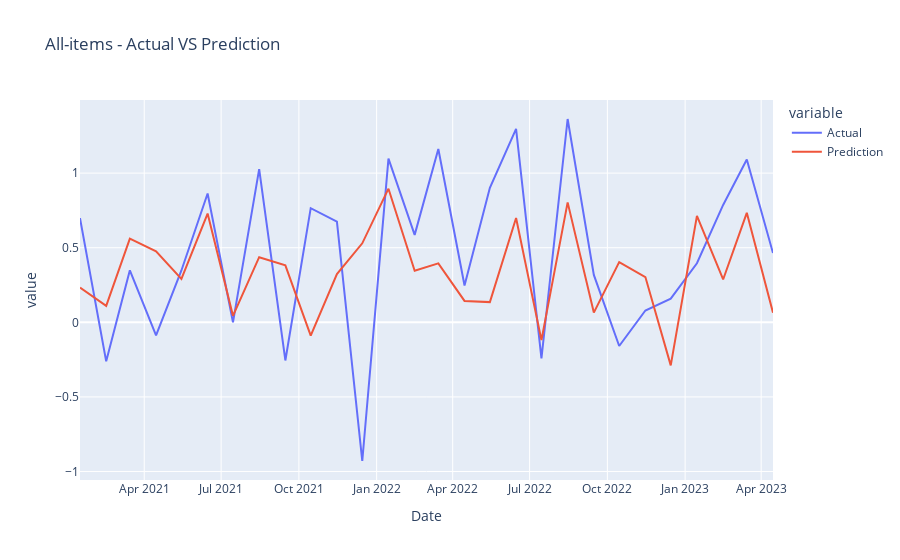
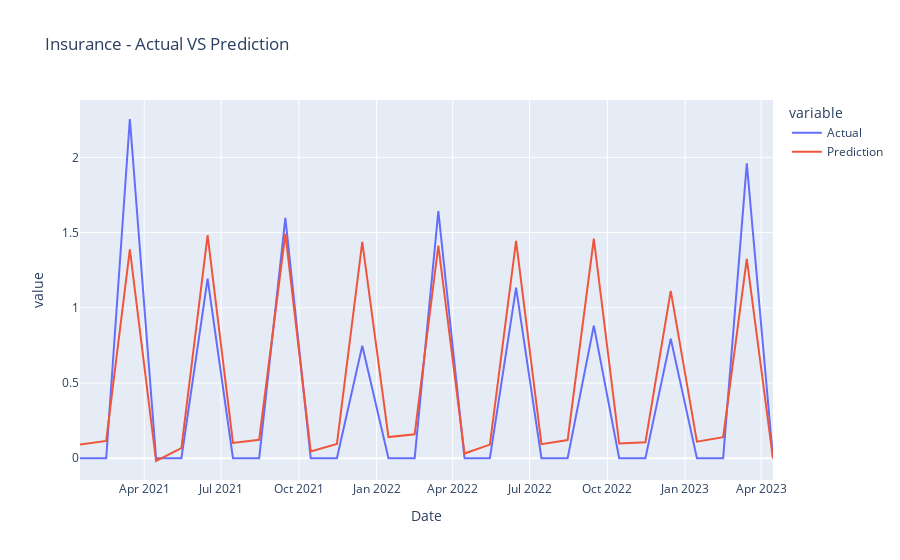
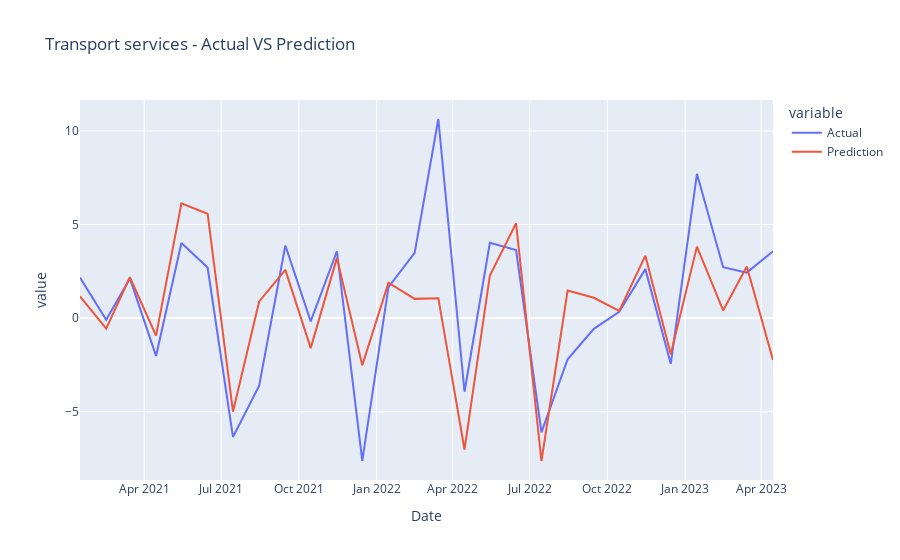
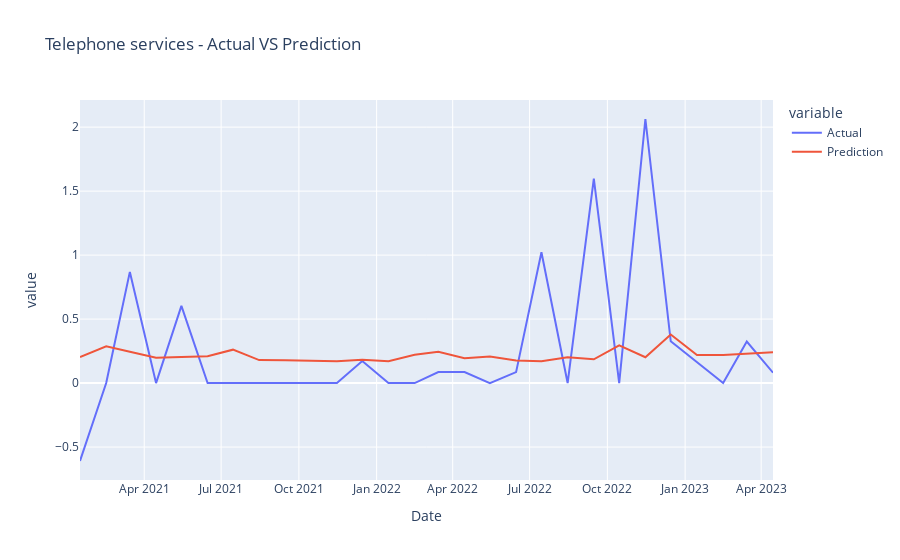

Notebook cell for these charts, in order:
### Markdown cell above
Plot Results:

### Code cell
def plot_results(all_data_dict, categories):
    category_samples = ['All-items']+random.sample(categories, 10)
    for category in category_samples:
        category_df = all_data_dict[category]
        fig = px.line(category_df, x="Date", y=["Actual", "Prediction"], title=f'{category} - Actual VS Prediction')
        fig.show()

plot_results(all_data_test_dict, all_categories)

### Figure 1 — Plotly figure (JSON) as saved in the notebook; plotly's stock layout.template omitted (floating-point values rounded to 4 significant figures)
{"data": [{"hovertemplate": "variable=Actual<br>Date=%{x}<br>value=%{y}<extra></extra>", "legendgroup": "Actual", "line": {"color": "#636efa", "dash": "solid"}, "marker": {"symbol": "circle"}, "mode": "lines", "name": "Actual", "orientation": "v", "showlegend": true, "type": "scatter", "x": ["2021-01-15", "2021-02-15", "2021-03-15", "2021-04-15", "2021-05-15", "2021-06-15", "2021-07-15", "2021-08-15", "2021-09-15", "2021-10-15", "2021-11-15", "2021-12-15", "2022-01-15", "2022-02-15", "2022-03-15", "2022-04-15", "2022-05-15", "2022-06-15", "2022-07-15", "2022-08-15", "2022-09-15", "2022-10-15", "2022-11-15", "2022-12-15", "2023-01-15", "2023-02-15", "2023-03-15", "2023-04-15"], "xaxis": "x", "y": [0.6987, -0.2614, 0.3484, -0.08699, 0.3475, 0.8636, 0, 1.027, -0.2556, 0.765, 0.6751, -0.9295, 1.098, 0.586, 1.162, 0.2472, 0.9013, 1.297, -0.2418, 1.363, 0.318, -0.1589, 0.07946, 0.1587, 0.3957, 0.7868, 1.091, 0.464], "yaxis": "y"}, {"hovertemplate": "variable=Prediction<br>Date=%{x}<br>value=%{y}<extra></extra>", "legendgroup": "Prediction", "line": {"color": "#EF553B", "dash": "solid"}, "marker": {"symbol": "circle"}, "mode": "lines", "name": "Prediction", "orientation": "v", "showlegend": true, "type": "scatter", "x": ["2021-01-15", "2021-02-15", "2021-03-15", "2021-04-15", "2021-05-15", "2021-06-15", "2021-07-15", "2021-08-15", "2021-09-15", "2021-10-15", "2021-11-15", "2021-12-15", "2022-01-15", "2022-02-15", "2022-03-15", "2022-04-15", "2022-05-15", "2022-06-15", "2022-07-15", "2022-08-15", "2022-09-15", "2022-10-15", "2022-11-15", "2022-12-15", "2023-01-15", "2023-02-15", "2023-03-15", "2023-04-15"], "xaxis": "x", "y": [0.2326, 0.1104, 0.5608, 0.4765, 0.291, 0.729, 0.04355, 0.4366, 0.3821, -0.08881, 0.3232, 0.5295, 0.8956, 0.3454, 0.3953, 0.1434, 0.1355, 0.699, -0.1193, 0.804, 0.06525, 0.4039, 0.3034, -0.2886, 0.7133, 0.2872, 0.7339, 0.06442], "yaxis": "y"}], "layout": {"legend": {"title": {"text": "variable"}, "tracegroupgap": 0}, "title": {"text": "All-items - Actual VS Prediction"}, "xaxis": {"anchor": "y", "domain": [0, 1], "title": {"text": "Date"}}, "yaxis": {"anchor": "x", "domain": [0, 1], "title": {"text": "value"}}}}

### Figure 2 — Plotly figure (JSON) as saved in the notebook; plotly's stock layout.template omitted (floating-point values rounded to 4 significant figures)
{"data": [{"hovertemplate": "variable=Actual<br>Date=%{x}<br>value=%{y}<extra></extra>", "legendgroup": "Actual", "line": {"color": "#636efa", "dash": "solid"}, "marker": {"symbol": "circle"}, "mode": "lines", "name": "Actual", "orientation": "v", "showlegend": true, "type": "scatter", "x": ["2021-01-15", "2021-02-15", "2021-03-15", "2021-04-15", "2021-05-15", "2021-06-15", "2021-07-15", "2021-08-15", "2021-09-15", "2021-10-15", "2021-11-15", "2021-12-15", "2022-01-15", "2022-02-15", "2022-03-15", "2022-04-15", "2022-05-15", "2022-06-15", "2022-07-15", "2022-08-15", "2022-09-15", "2022-10-15", "2022-11-15", "2022-12-15", "2023-01-15", "2023-02-15", "2023-03-15", "2023-04-15"], "xaxis": "x", "y": [0, 0, 2.255, 0, 0, 1.194, 0, 0, 1.597, 0, 0, 0.7478, 0, 0, 1.642, 0, 0, 1.134, 0, 0, 0.8818, 0, 0, 0.7949, 0, 0, 1.96, 0], "yaxis": "y"}, {"hovertemplate": "variable=Prediction<br>Date=%{x}<br>value=%{y}<extra></extra>", "legendgroup": "Prediction", "line": {"color": "#EF553B", "dash": "solid"}, "marker": {"symbol": "circle"}, "mode": "lines", "name": "Prediction", "orientation": "v", "showlegend": true, "type": "scatter", "x": ["2021-01-15", "2021-02-15", "2021-03-15", "2021-04-15", "2021-05-15", "2021-06-15", "2021-07-15", "2021-08-15", "2021-09-15", "2021-10-15", "2021-11-15", "2021-12-15", "2022-01-15", "2022-02-15", "2022-03-15", "2022-04-15", "2022-05-15", "2022-06-15", "2022-07-15", "2022-08-15", "2022-09-15", "2022-10-15", "2022-11-15", "2022-12-15", "2023-01-15", "2023-02-15", "2023-03-15", "2023-04-15"], "xaxis": "x", "y": [0.09124, 0.1148, 1.389, -0.0184, 0.06695, 1.483, 0.1017, 0.1229, 1.492, 0.04514, 0.09484, 1.438, 0.1405, 0.1591, 1.414, 0.03131, 0.09066, 1.445, 0.09361, 0.1206, 1.459, 0.09794, 0.1057, 1.113, 0.1101, 0.1403, 1.325, -0.002268], "yaxis": "y"}], "layout": {"legend": {"title": {"text": "variable"}, "tracegroupgap": 0}, "title": {"text": "Insurance - Actual VS Prediction"}, "xaxis": {"anchor": "y", "domain": [0, 1], "title": {"text": "Date"}}, "yaxis": {"anchor": "x", "domain": [0, 1], "title": {"text": "value"}}}}

### Figure 3 — Plotly figure (JSON) as saved in the notebook; plotly's stock layout.template omitted (floating-point values rounded to 4 significant figures)
{"data": [{"hovertemplate": "variable=Actual<br>Date=%{x}<br>value=%{y}<extra></extra>", "legendgroup": "Actual", "line": {"color": "#636efa", "dash": "solid"}, "marker": {"symbol": "circle"}, "mode": "lines", "name": "Actual", "orientation": "v", "showlegend": true, "type": "scatter", "x": ["2021-01-15", "2021-02-15", "2021-03-15", "2021-04-15", "2021-05-15", "2021-06-15", "2021-07-15", "2021-08-15", "2021-09-15", "2021-10-15", "2021-11-15", "2021-12-15", "2022-01-15", "2022-02-15", "2022-03-15", "2022-04-15", "2022-05-15", "2022-06-15", "2022-07-15", "2022-08-15", "2022-09-15", "2022-10-15", "2022-11-15", "2022-12-15", "2023-01-15", "2023-02-15", "2023-03-15", "2023-04-15"], "xaxis": "x", "y": [2.16, -0.08909, 2.116, -2.027, 4.015, 2.701, -6.36, -3.614, 3.88, -0.1771, 3.57, -7.641, 1.648, 3.481, 10.64, -3.941, 4.02, 3.637, -6.11, -2.205, -0.5797, 0.3317, 2.615, -2.449, 7.711, 2.717, 2.427, 3.569], "yaxis": "y"}, {"hovertemplate": "variable=Prediction<br>Date=%{x}<br>value=%{y}<extra></extra>", "legendgroup": "Prediction", "line": {"color": "#EF553B", "dash": "solid"}, "marker": {"symbol": "circle"}, "mode": "lines", "name": "Prediction", "orientation": "v", "showlegend": true, "type": "scatter", "x": ["2021-01-15", "2021-02-15", "2021-03-15", "2021-04-15", "2021-05-15", "2021-06-15", "2021-07-15", "2021-08-15", "2021-09-15", "2021-10-15", "2021-11-15", "2021-12-15", "2022-01-15", "2022-02-15", "2022-03-15", "2022-04-15", "2022-05-15", "2022-06-15", "2022-07-15", "2022-08-15", "2022-09-15", "2022-10-15", "2022-11-15", "2022-12-15", "2023-01-15", "2023-02-15", "2023-03-15", "2023-04-15"], "xaxis": "x", "y": [1.162, -0.5673, 2.179, -0.9398, 6.136, 5.573, -5.007, 0.8843, 2.573, -1.608, 3.216, -2.531, 1.887, 1.024, 1.06, -7.03, 2.276, 5.07, -7.645, 1.471, 1.083, 0.3853, 3.333, -1.939, 3.818, 0.4041, 2.759, -2.243], "yaxis": "y"}], "layout": {"legend": {"title": {"text": "variable"}, "tracegroupgap": 0}, "title": {"text": "Transport services - Actual VS Prediction"}, "xaxis": {"anchor": "y", "domain": [0, 1], "title": {"text": "Date"}}, "yaxis": {"anchor": "x", "domain": [0, 1], "title": {"text": "value"}}}}

### Figure 4 — Plotly figure (JSON) as saved in the notebook; plotly's stock layout.template omitted (floating-point values rounded to 4 significant figures)
{"data": [{"hovertemplate": "variable=Actual<br>Date=%{x}<br>value=%{y}<extra></extra>", "legendgroup": "Actual", "line": {"color": "#636efa", "dash": "solid"}, "marker": {"symbol": "circle"}, "mode": "lines", "name": "Actual", "orientation": "v", "showlegend": true, "type": "scatter", "x": ["2021-01-15", "2021-02-15", "2021-03-15", "2021-04-15", "2021-05-15", "2021-06-15", "2021-07-15", "2021-08-15", "2021-09-15", "2021-10-15", "2021-11-15", "2021-12-15", "2022-01-15", "2022-02-15", "2022-03-15", "2022-04-15", "2022-05-15", "2022-06-15", "2022-07-15", "2022-08-15", "2022-09-15", "2022-10-15", "2022-11-15", "2022-12-15", "2023-01-15", "2023-02-15", "2023-03-15", "2023-04-15"], "xaxis": "x", "y": [-0.609, 0, 0.8688, 0, 0.6037, 0, 0, 0, 0, 0, 0, 0.1718, 0, 0, 0.0858, 0.08573, 0, 0.08565, 1.022, 0, 1.597, 0, 2.064, 0.3263, 0.1627, 0, 0.3247, 0.081], "yaxis": "y"}, {"hovertemplate": "variable=Prediction<br>Date=%{x}<br>value=%{y}<extra></extra>", "legendgroup": "Prediction", "line": {"color": "#EF553B", "dash": "solid"}, "marker": {"symbol": "circle"}, "mode": "lines", "name": "Prediction", "orientation": "v", "showlegend": true, "type": "scatter", "x": ["2021-01-15", "2021-02-15", "2021-03-15", "2021-04-15", "2021-05-15", "2021-06-15", "2021-07-15", "2021-08-15", "2021-09-15", "2021-10-15", "2021-11-15", "2021-12-15", "2022-01-15", "2022-02-15", "2022-03-15", "2022-04-15", "2022-05-15", "2022-06-15", "2022-07-15", "2022-08-15", "2022-09-15", "2022-10-15", "2022-11-15", "2022-12-15", "2023-01-15", "2023-02-15", "2023-03-15", "2023-04-15"], "xaxis": "x", "y": [0.2033, 0.2877, 0.2442, 0.1982, 0.2031, 0.2096, 0.2611, 0.1797, 0.1787, 0.1763, 0.1703, 0.1825, 0.1706, 0.2219, 0.2444, 0.194, 0.2071, 0.1767, 0.1702, 0.2026, 0.1855, 0.295, 0.2017, 0.3798, 0.2193, 0.2185, 0.2287, 0.2405], "yaxis": "y"}], "layout": {"legend": {"title": {"text": "variable"}, "tracegroupgap": 0}, "title": {"text": "Telephone services - Actual VS Prediction"}, "xaxis": {"anchor": "y", "domain": [0, 1], "title": {"text": "Date"}}, "yaxis": {"anchor": "x", "domain": [0, 1], "title": {"text": "value"}}}}
